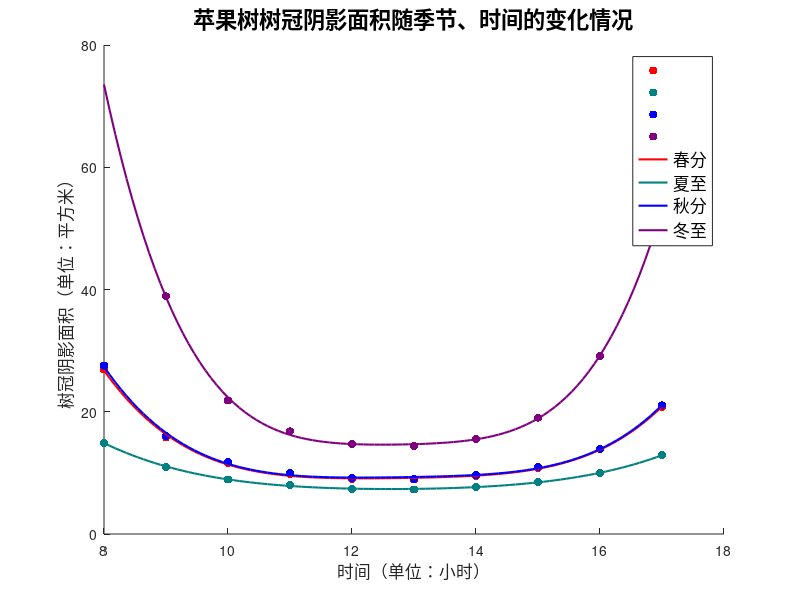

Write MATLAB code to recreate this figure.
y1 = [1346 790 580 492 452 446 474 542 692 1040] * 0.02;
y2 = [746 548 446 402 368 364 384 426 500 644] * 0.02;
y3 = [1378 800 588 500 458 448 484 546 696 1052] * 0.02;
y4 = [1944 1092 840 734 718 778 952 1458] * 0.02;
x = [8 9 10 11 12 13 14 15 16 17];
x2=[9 10 11 12 13 14 15 16];

% 设置多项式阶数
n = 4;

% 进行四条曲线的曲线拟合
p1 = polyfit(x, y1, n);
p2 = polyfit(x, y2, n);
p3 = polyfit(x, y3, n);
p4 = polyfit(x2, y4, n);

% 生成一系列 x 值
x_fit = linspace(min(x), max(x), 100);

% 计算四条拟合曲线对应的 y 值
y_fit1 = polyval(p1, x_fit);
y_fit2 = polyval(p2, x_fit);
y_fit3 = polyval(p3, x_fit);
y_fit4 = polyval(p4, x_fit);

% 绘制原始数据和拟合曲线
figure;
hold on;
scatter(x, y1, 'o','filled','MarkerFaceColor','r');
scatter(x, y2, 'o', 'filled','MarkerFaceColor',[0,0.5,0.5]);
scatter(x, y3, 'o', 'filled','MarkerFaceColor','b');
scatter(x2, y4, 'o', 'filled','MarkerFaceColor',[0.5,0,0.5]);
plot(x_fit, y_fit1,'color','r','LineWidth',1.5);
plot(x_fit, y_fit2,'color',[0,0.5,0.5],'LineWidth',1.5);
plot(x_fit, y_fit3,'color','b','LineWidth',1.5);
plot(x_fit, y_fit4,'color',[0.5,0,0.5],'LineWidth',1.5);
hold off;
xlabel('时间（单位：小时）','FontSize',12,'FontName','宋体');
ylabel('树冠阴影面积（单位：平方米）','FontSize',12,'FontName','宋体');
title('苹果树树冠阴影面积随季节、时间的变化情况','FontSize',16,'FontName','宋体');
legend('','','','', '春分', '夏至', '秋分', '冬至','FontSize',12,'FontName','宋体');
